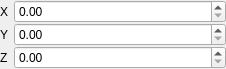
<?xml version="1.0" encoding="UTF-8"?>
<ui version="4.0">
 <class>qt::widgets::Vector3Edit</class>
 <widget class="QWidget" name="qt::widgets::Vector3Edit">
  <property name="geometry">
   <rect>
    <x>0</x>
    <y>0</y>
    <width>226</width>
    <height>60</height>
   </rect>
  </property>
  <property name="windowTitle">
   <string>Form</string>
  </property>
  <layout class="QGridLayout" name="gridLayout">
   <property name="leftMargin">
    <number>0</number>
   </property>
   <property name="topMargin">
    <number>0</number>
   </property>
   <property name="rightMargin">
    <number>0</number>
   </property>
   <property name="bottomMargin">
    <number>0</number>
   </property>
   <property name="verticalSpacing">
    <number>0</number>
   </property>
   <item row="0" column="0">
    <widget class="QLabel" name="XLabel">
     <property name="sizePolicy">
      <sizepolicy hsizetype="Fixed" vsizetype="Preferred">
       <horstretch>0</horstretch>
       <verstretch>0</verstretch>
      </sizepolicy>
     </property>
     <property name="text">
      <string>X</string>
     </property>
    </widget>
   </item>
   <item row="1" column="0">
    <widget class="QLabel" name="YLabel">
     <property name="sizePolicy">
      <sizepolicy hsizetype="Fixed" vsizetype="Preferred">
       <horstretch>0</horstretch>
       <verstretch>0</verstretch>
      </sizepolicy>
     </property>
     <property name="text">
      <string>Y</string>
     </property>
    </widget>
   </item>
   <item row="2" column="0">
    <widget class="QLabel" name="ZLabel">
     <property name="sizePolicy">
      <sizepolicy hsizetype="Fixed" vsizetype="Preferred">
       <horstretch>0</horstretch>
       <verstretch>0</verstretch>
      </sizepolicy>
     </property>
     <property name="text">
      <string>Z</string>
     </property>
    </widget>
   </item>
   <item row="0" column="1">
    <widget class="qt::widgets::ShortDoubleSpinBox" name="XEdit"/>
   </item>
   <item row="1" column="1">
    <widget class="qt::widgets::ShortDoubleSpinBox" name="YEdit"/>
   </item>
   <item row="2" column="1">
    <widget class="qt::widgets::ShortDoubleSpinBox" name="ZEdit"/>
   </item>
  </layout>
 </widget>
 <customwidgets>
  <customwidget>
   <class>qt::widgets::ShortDoubleSpinBox</class>
   <extends>QDoubleSpinBox</extends>
   <header>qt/widgets/ShortDoubleSpinBox.hpp</header>
  </customwidget>
 </customwidgets>
 <resources/>
 <connections/>
</ui>
